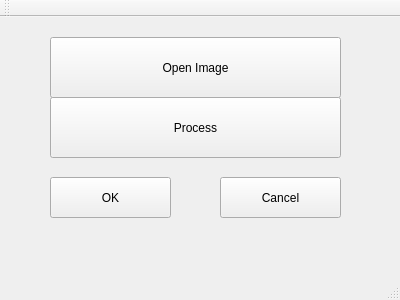
<?xml version="1.0" encoding="UTF-8"?>
<ui version="4.0">
 <class>MainWindow</class>
 <widget class="QMainWindow" name="MainWindow">
  <property name="geometry">
   <rect>
    <x>0</x>
    <y>0</y>
    <width>400</width>
    <height>300</height>
   </rect>
  </property>
  <property name="windowTitle">
   <string>MainWindow</string>
  </property>
  <widget class="QWidget" name="centralWidget">
   <widget class="QPushButton" name="pushButton">
    <property name="geometry">
     <rect>
      <x>50</x>
      <y>20</y>
      <width>291</width>
      <height>61</height>
     </rect>
    </property>
    <property name="text">
     <string>Open Image</string>
    </property>
   </widget>
   <widget class="QPushButton" name="pushButton_2">
    <property name="geometry">
     <rect>
      <x>50</x>
      <y>80</y>
      <width>291</width>
      <height>61</height>
     </rect>
    </property>
    <property name="text">
     <string>Process</string>
    </property>
   </widget>
   <widget class="QPushButton" name="pushButton_3">
    <property name="geometry">
     <rect>
      <x>50</x>
      <y>160</y>
      <width>121</width>
      <height>41</height>
     </rect>
    </property>
    <property name="text">
     <string>OK</string>
    </property>
   </widget>
   <widget class="QPushButton" name="pushButton_4">
    <property name="geometry">
     <rect>
      <x>220</x>
      <y>160</y>
      <width>121</width>
      <height>41</height>
     </rect>
    </property>
    <property name="text">
     <string>Cancel</string>
    </property>
   </widget>
  </widget>
  <widget class="QMenuBar" name="menuBar">
   <property name="geometry">
    <rect>
     <x>0</x>
     <y>0</y>
     <width>400</width>
     <height>25</height>
    </rect>
   </property>
  </widget>
  <widget class="QToolBar" name="mainToolBar">
   <attribute name="toolBarArea">
    <enum>TopToolBarArea</enum>
   </attribute>
   <attribute name="toolBarBreak">
    <bool>false</bool>
   </attribute>
  </widget>
  <widget class="QStatusBar" name="statusBar"/>
 </widget>
 <layoutdefault spacing="6" margin="11"/>
 <resources/>
 <connections/>
</ui>
